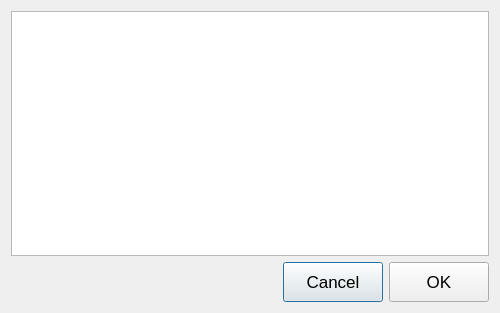
<?xml version="1.0" encoding="UTF-8"?>
<ui version="4.0">
 <class>ReaderForm</class>
 <widget class="QDialog" name="ReaderForm">
  <property name="geometry">
   <rect>
    <x>0</x>
    <y>0</y>
    <width>500</width>
    <height>313</height>
   </rect>
  </property>
  <property name="maximumSize">
   <size>
    <width>520</width>
    <height>16777215</height>
   </size>
  </property>
  <property name="font">
   <font>
    <pointsize>13</pointsize>
   </font>
  </property>
  <property name="windowTitle">
   <string>Dialog</string>
  </property>
  <layout class="QVBoxLayout" name="verticalLayout">
   <item>
    <widget class="QTextEdit" name="textEdit">
     <property name="minimumSize">
      <size>
       <width>250</width>
       <height>100</height>
      </size>
     </property>
     <property name="maximumSize">
      <size>
       <width>500</width>
       <height>400</height>
      </size>
     </property>
    </widget>
   </item>
   <item>
    <layout class="QHBoxLayout" name="horizontalLayout">
     <item>
      <spacer name="horizontalSpacer">
       <property name="orientation">
        <enum>Qt::Horizontal</enum>
       </property>
       <property name="sizeHint" stdset="0">
        <size>
         <width>40</width>
         <height>20</height>
        </size>
       </property>
      </spacer>
     </item>
     <item>
      <widget class="QPushButton" name="btmCancel">
       <property name="minimumSize">
        <size>
         <width>100</width>
         <height>40</height>
        </size>
       </property>
       <property name="text">
        <string>Cancel</string>
       </property>
      </widget>
     </item>
     <item>
      <widget class="QPushButton" name="btmOk">
       <property name="minimumSize">
        <size>
         <width>100</width>
         <height>40</height>
        </size>
       </property>
       <property name="text">
        <string>OK</string>
       </property>
      </widget>
     </item>
    </layout>
   </item>
  </layout>
 </widget>
 <resources/>
 <connections>
  <connection>
   <sender>btmCancel</sender>
   <signal>clicked()</signal>
   <receiver>ReaderForm</receiver>
   <slot>reject()</slot>
   <hints>
    <hint type="sourcelabel">
     <x>355</x>
     <y>280</y>
    </hint>
    <hint type="destinationlabel">
     <x>195</x>
     <y>281</y>
    </hint>
   </hints>
  </connection>
 </connections>
</ui>
